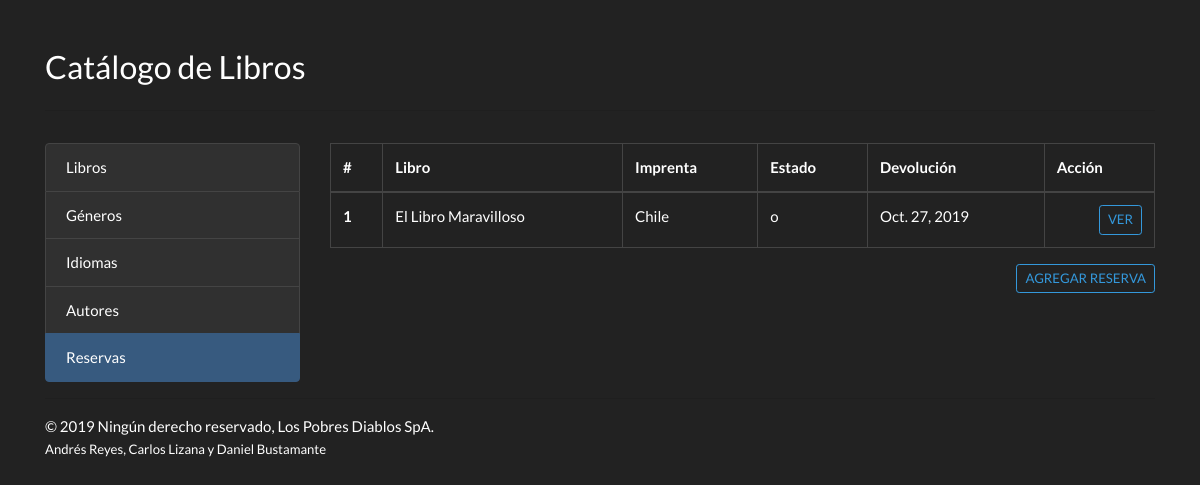
The app's page /reservations with its own data.
### catalog/models.py (models this page shows, shortened)
class BookInstance(models.Model):
    id = models.UUIDField(
        primary_key=True,
        default=uuid.uuid4
    )
    book = models.ForeignKey(
        Book,
        on_delete=models.SET_NULL,
        null=True
    )
    imprint = models.CharField(
        max_length=200
    )
    due_back = models.DateField(
        null=True,
        blank=True
    )
    LOAN_STATUS = (
        ('m', 'Maintenance'),
        ('o', 'On Loan'),
        ('a', 'Available'),
        ('r', 'Reserved')
    )
    status = models.CharField(
        max_length=1,
        choices=LOAN_STATUS,
        blank=True,
        default='m',
    )
    class Meta:
        ordering = ['due_back']

class Book(models.Model):
    title = models.CharField(max_length=50)
    author = models.ForeignKey(Author, on_delete=models.SET_NULL, null=True)
    summary = models.TextField(max_length=1000)
    imprint = models.CharField(max_length=100)
    isbn = models.CharField(max_length=13)
    genre = models.ForeignKey(Genre, on_delete=models.SET_NULL, null=True)
    language = models.ForeignKey(Language, on_delete=models.SET_NULL, null=True)

### catalog/views.py (the view)
# urls.py: url(r'^reservations', ReservationList.as_view(), name='reservations_list'),
class ReservationList(ListView):
    queryset = BookInstance.objects.order_by('id')
    template_name = 'reservations/reservations_list.html'

### catalog/templates/reservations/reservations_list.html (shortened to what this page needs)
<!doctype html>
<html lang="en">
<head>
    <link rel="stylesheet" href="https://stackpath.bootstrapcdn.com/bootswatch/4.3.1/darkly/bootstrap.min.css"/>
</head>
<body>
<div class="container">
    <div class="row">
        <div class="col pt-5">
            <h3>Catálogo de Libros</h3>
        </div>
    </div>
    <hr class="pb-3"/>
    <div class="row">
        <div class="col-lg-3 order-2 order-lg-1">
            <div class="list-group">
                <a href="/" class="list-group-item list-group-item-action">Libros</a>
                <a href="/genres" class="list-group-item list-group-item-action">Géneros</a>
                <a href="/languages" class="list-group-item list-group-item-action">Idiomas</a>
                <a href="/authors" class="list-group-item list-group-item-action">Autores</a>
                <a href="/reservations" class="list-group-item list-group-item-action active">Reservas</a>
            </div>
        </div>
        <div class="col-lg-9 order-1 order-lg-2">
            <table class="table table-bordered table-hover">
                <thead>
                <tr>
                    <th scope="col">#</th>
                    <th scope="col">Libro</th>
                    <th scope="col">Imprenta</th>
                    <th scope="col">Estado</th>
                    <th scope="col">Devolución</th>
                    <th scope="col">Acción</th>
                </tr>
                </thead>
                <tbody>
                {% if object_list %}
                    {% for reservation in object_list %}
                        <tr>
                            <th scope="row">{{ forloop.counter }} </th>
                            <td>{{ reservation.book.title }}</td>
                            <td>{{ reservation.imprint }}</td>
                            <td>{{ reservation.status }}</td>
                            <td>{{ reservation.due_back }}</td>
                            <td><a href="" class="btn btn-sm btn-outline-info float-right text-uppercase">Ver </a></td>
                        </tr>
                    {% endfor %}
                {% else %}
                    <tr>
                        <td colspan="6">
                            No hay Libros Registrados
                        </td>
                    </tr>
                {% endif %}
                </tbody>
            </table>
            <a href="" class="btn btn-sm btn-outline-info float-right text-uppercase mb-3">Agregar Reserva </a>
        </div>
    </div>
    <hr/>
    &copy; 2019 Ningún derecho reservado, Los Pobres Diablos SpA.<br><small>Andrés Reyes, Carlos Lizana y Daniel
    Bustamante</small>
</div>
</body>
</html>

### records on screen
BookInstance: book "El Libro Maravilloso", imprint "Chile", status "o", due_back "Oct. 27, 2019"
